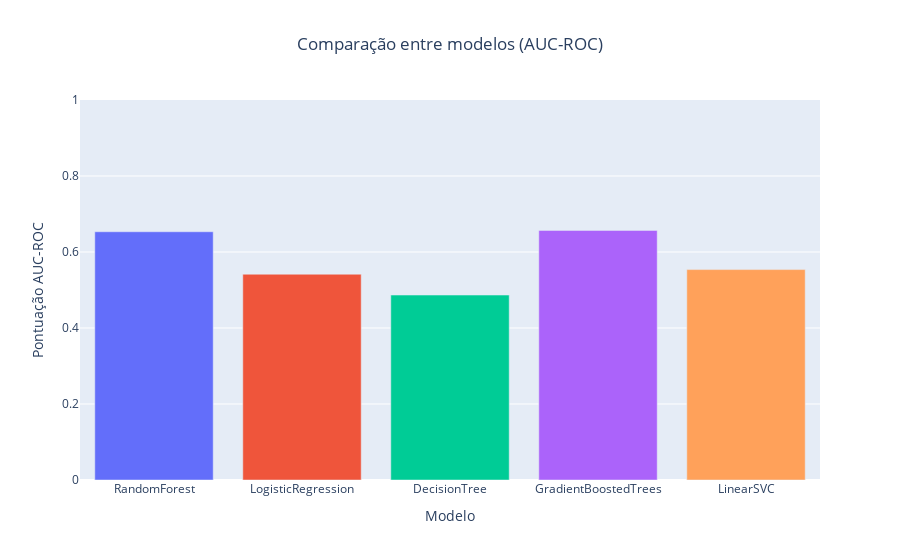

The notebook cell saved with this chart:
### Code cell
results_data = [
    ("RandomForest", 0.6533, None),  
    ("LogisticRegression", 0.5415, None),  
    ("DecisionTree", 0.4867, None),  
    ("GradientBoostedTrees", 0.6568, None), 
    ("LinearSVC", 0.5537, None)  
]

# Create a DataFrame for Plotly
data = {
    "Model": [name for name, _, _ in results_data],
    "AUC-ROC": [auc for _, auc, _ in results_data]
}

df = pd.DataFrame(data)


fig = px.bar(
    df,
    x="Model",
    y="AUC-ROC",
    title="Comparação entre modelos (AUC-ROC)",
    labels={"AUC-ROC": "AUC-ROC Score", "Model": "Model Name"},
    color="Model",
    color_discrete_sequence=px.colors.qualitative.Plotly
)


fig.update_layout(
    xaxis_title="Modelo",
    yaxis_title="Pontuação AUC-ROC",
    yaxis_range=[0, 1],  
    showlegend=False,
    title_x=0.5
)


fig.show()

### Figure 1 — Plotly figure (JSON) as saved in the notebook; plotly's stock layout.template omitted (floating-point values rounded to 4 significant figures)
{"data": [{"hovertemplate": "Model Name=%{x}<br>AUC-ROC Score=%{y}<extra></extra>", "legendgroup": "RandomForest", "marker": {"color": "#636EFA", "pattern": {"shape": ""}}, "name": "RandomForest", "orientation": "v", "showlegend": true, "textposition": "auto", "type": "bar", "x": ["RandomForest"], "xaxis": "x", "y": [0.6533], "yaxis": "y"}, {"hovertemplate": "Model Name=%{x}<br>AUC-ROC Score=%{y}<extra></extra>", "legendgroup": "LogisticRegression", "marker": {"color": "#EF553B", "pattern": {"shape": ""}}, "name": "LogisticRegression", "orientation": "v", "showlegend": true, "textposition": "auto", "type": "bar", "x": ["LogisticRegression"], "xaxis": "x", "y": [0.5415], "yaxis": "y"}, {"hovertemplate": "Model Name=%{x}<br>AUC-ROC Score=%{y}<extra></extra>", "legendgroup": "DecisionTree", "marker": {"color": "#00CC96", "pattern": {"shape": ""}}, "name": "DecisionTree", "orientation": "v", "showlegend": true, "textposition": "auto", "type": "bar", "x": ["DecisionTree"], "xaxis": "x", "y": [0.4867], "yaxis": "y"}, {"hovertemplate": "Model Name=%{x}<br>AUC-ROC Score=%{y}<extra></extra>", "legendgroup": "GradientBoostedTrees", "marker": {"color": "#AB63FA", "pattern": {"shape": ""}}, "name": "GradientBoostedTrees", "orientation": "v", "showlegend": true, "textposition": "auto", "type": "bar", "x": ["GradientBoostedTrees"], "xaxis": "x", "y": [0.6568], "yaxis": "y"}, {"hovertemplate": "Model Name=%{x}<br>AUC-ROC Score=%{y}<extra></extra>", "legendgroup": "LinearSVC", "marker": {"color": "#FFA15A", "pattern": {"shape": ""}}, "name": "LinearSVC", "orientation": "v", "showlegend": true, "textposition": "auto", "type": "bar", "x": ["LinearSVC"], "xaxis": "x", "y": [0.5537], "yaxis": "y"}], "layout": {"barmode": "relative", "legend": {"title": {"text": "Model Name"}, "tracegroupgap": 0}, "showlegend": false, "title": {"text": "Comparação entre modelos (AUC-ROC)", "x": 0.5}, "xaxis": {"anchor": "y", "categoryarray": ["RandomForest", "LogisticRegression", "DecisionTree", "GradientBoostedTrees", "LinearSVC"], "categoryorder": "array", "domain": [0, 1], "title": {"text": "Modelo"}}, "yaxis": {"anchor": "x", "domain": [0, 1], "range": [0, 1], "title": {"text": "Pontuação AUC-ROC"}}}}
